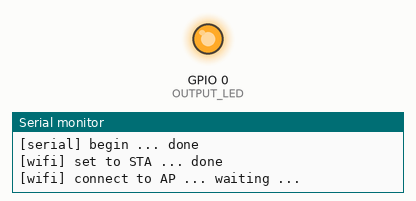
The sketch below on a simulated ESP8266 (NodeMCU). Shown: output pins drawn as LEDs (lit = HIGH), the last lines printed to the serial monitor. WiFi joins after 1.5 s; servers stay silent unless stated.

Above: at 0.1 s.
At 1.6 s:
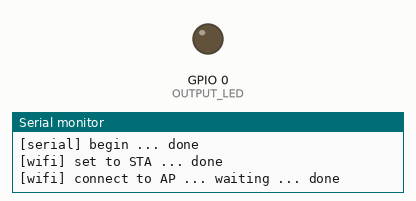
Timing chart, 0 to 3.1 s (numbered marks = the images above):
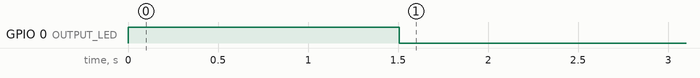

The sketch:

notification_notify.ino
```cpp
#include <Arduino.h>
#include <ESP8266WiFi.h>
#include <ESP8266WiFiMulti.h>
#include <ESP8266HTTPClient.h>
ESP8266WiFiMulti WiFiMulti;

#define USE_SERIAL Serial
#define OUTPUT_LED 0
#define LED_BLINK_MS 250
#define HTTP_POLLING_SEC 60


#define WIFI_APNAME your_ap_name
#define WIFI_PASSWD 123456
#define URL_RET_0   https://raw.githubusercontent.com/S-shangli/garbagetrashcan/main/return_0/README.md
#define URL_RET_1   https://raw.githubusercontent.com/S-shangli/garbagetrashcan/main/return_1/README.md
#define TARGET_URL  URL_RET_1
#ifndef WIFI_APNAME
  #include "wifi_passwd.h" // private file :)
#endif

unsigned char NOTIFICATION_STATUS=0;

void setup() {
  USE_SERIAL.begin(115200);
  USE_SERIAL.print("\n\n");
  USE_SERIAL.print("[serial] begin ... done\n");

  pinMode(OUTPUT_LED , OUTPUT);

  USE_SERIAL.print("[wifi] set to STA ... ");
  WiFi.mode(WIFI_STA);
  USE_SERIAL.print("done\n");

  USE_SERIAL.print("[wifi] connect to AP ... ");
  WiFiMulti.addAP("WIFI_APNAME", "WIFI_PASSWD");
  USE_SERIAL.print("waiting ... ");
  LEDOUT_1();
  while(WiFiMulti.run() != WL_CONNECTED){
    delay(1);
  }
  USE_SERIAL.print("done\n");
  LEDOUT_0();
}

void LEDOUT_1(){
  digitalWrite(OUTPUT_LED, HIGH);
}

void LEDOUT_0(){
  digitalWrite(OUTPUT_LED, LOW);
}

void LEDOUTPUT_HANDLER(){
  if(NOTIFICATION_STATUS != 0 ){
    unsigned long LED_BLINK_COUNTER = millis() % (LED_BLINK_MS * 2);
    if( LED_BLINK_COUNTER > LED_BLINK_MS ){ LEDOUT_1(); }
    else                                  { LEDOUT_0(); }
  }else{
    LEDOUT_0();
  }
}

unsigned char POLLING_FLG=1;
void STATUS_UPDATE_HANDLER(){
  unsigned long HTTP_POLLING_COUNTER = millis() / 1000;

  if( 0 == ( HTTP_POLLING_COUNTER % HTTP_POLLING_SEC ) ){
    if( 1 == POLLING_FLG ){
      NOTIFICATION_STATUS=GET_STATUS();
      POLLING_FLG=0;
    }
  }else{
    POLLING_FLG = 1;
  }
}

int GET_STATUS(){
  HTTPClient http;
  String payload="0";

  USE_SERIAL.print("[HTTP] begin...\n");
  http.begin("TARGET_URL"); //HTTP

  USE_SERIAL.print("[HTTP] GET ... ");
  int httpCode = http.GET();

  // httpCode will be negative on error
  if(httpCode > 0) {
    // HTTP header has been send and Server response header has been handled
    USE_SERIAL.printf("code: %d\n", httpCode);

    // file found at server
    if(httpCode == HTTP_CODE_OK) {
      payload = http.getString();
      USE_SERIAL.print("[HTTP] payload: ");
      USE_SERIAL.print(payload.toInt());
      USE_SERIAL.print("\n");
    }else{
      payload="0";
    }
  } else {
      USE_SERIAL.printf("failed, error: %s\n", http.errorToString(httpCode).c_str());
      payload="0";
  }

  USE_SERIAL.print("[HTTP] close ... ");
  http.end();
  USE_SERIAL.print("done\n");
  return(payload.toInt());
}


void loop() {

  STATUS_UPDATE_HANDLER();

  LEDOUTPUT_HANDLER();

  delay(10);
}
```
